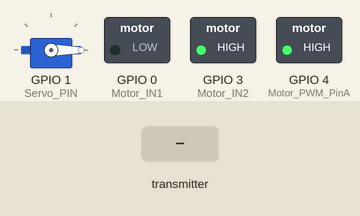
This program was run on a simulated ESP32-C3. Shown: servo, switched loads named in the program (green lamp = pin HIGH). The inputs (shaded band) are chosen by the test bench. What the program prints to the serial monitor is not drawn.

Above: at 1.2 s.
1.3 s: the transmitter starts sending ADC_DATA = 1024
At 1.6 s:
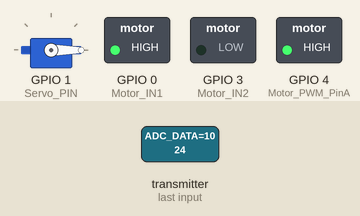
2.8 s: the transmitter starts sending servo_pwm = 45
At 3.9 s:
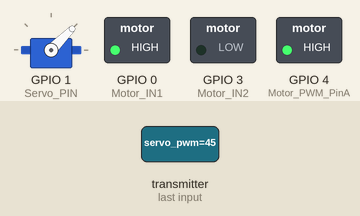
4.3 s: the transmitter starts sending ADC_DATA = 0
At 5.1 s:
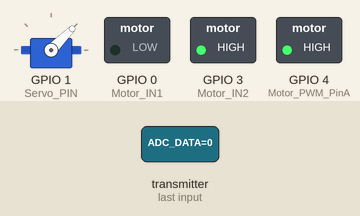
5.8 s: the transmitter starts sending servo_pwm = 90
At 6.1 s:
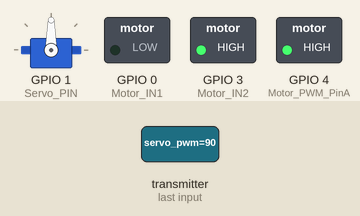
7.3 s: the transmitter starts sending ADC_DATA = 2048
At 8.5 s:
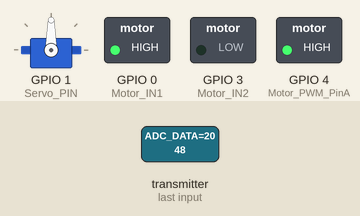
8.8 s: the transmitter starts sending servo_pwm = 180
At 9.6 s:
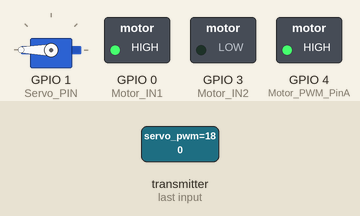
Timing chart, 0 to 11.3 s (numbered marks = the images above; inputs shaded):
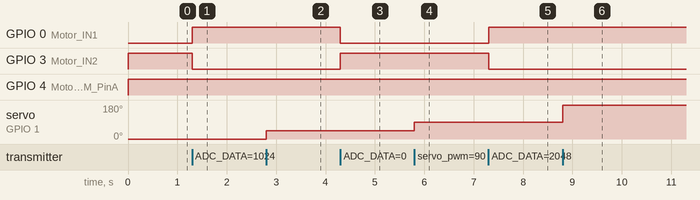

Measured:
- after the input at 1.3 s, GPIO 0 (Motor_IN1): LOW → HIGH at once; GPIO 3 (Motor_IN2): HIGH → LOW at once
- after the input at 2.8 s, servo on GPIO 1 (Servo_PIN): 0° → 45° at once
- after the input at 4.3 s, GPIO 0 (Motor_IN1): HIGH → LOW at once; GPIO 3 (Motor_IN2): LOW → HIGH at once
- after the input at 5.8 s, servo on GPIO 1 (Servo_PIN): 45° → 90° at once
- after the input at 7.3 s, GPIO 0 (Motor_IN1): LOW → HIGH at once; GPIO 3 (Motor_IN2): HIGH → LOW at once
- after the input at 8.8 s, servo on GPIO 1 (Servo_PIN): 90° → 180° at once

The program:

main.cpp
```cpp
#include <Arduino.h>
#include <esp_now.h>
#include <WiFi.h>
#include <ESP32Servo.h>

int Motor_PWM_NUM;

#define Servo_PIN 1
#define MAX_WIDTH 2500
#define MIN_WIDTH 500

Servo myservo;

/*
 * LEDC Chan to Group/Channel/Timer Mapping
 ** ledc: 0  => Group: 0, Channel: 0, Timer: 0
 ** ledc: 1  => Group: 0, Channel: 1, Timer: 0
 ** ledc: 2  => Group: 0, Channel: 2, Timer: 1
 ** ledc: 3  => Group: 0, Channel: 3, Timer: 1
 ** ledc: 4  => Group: 0, Channel: 4, Timer: 2
 ** ledc: 5  => Group: 0, Channel: 5, Timer: 2
 ** ledc: 6  => Group: 0, Channel: 6, Timer: 3
 ** ledc: 7  => Group: 0, Channel: 7, Timer: 3
 ** ledc: 8  => Group: 1, Channel: 0, Timer: 0
 ** ledc: 9  => Group: 1, Channel: 1, Timer: 0
 ** ledc: 10 => Group: 1, Channel: 2, Timer: 1
 ** ledc: 11 => Group: 1, Channel: 3, Timer: 1
 ** ledc: 12 => Group: 1, Channel: 4, Timer: 2
 ** ledc: 13 => Group: 1, Channel: 5, Timer: 2
 ** ledc: 14 => Group: 1, Channel: 6, Timer: 3
 ** ledc: 15 => Group: 1, Channel: 7, Timer: 3
 */

// 绑定的IO

const int Motor_PWM_PinA = 4;

const int Motor_IN1 = 0;

const int Motor_IN2 = 3;

extern const int Motor_channel_PWMA = 2;
// PWM的通道，共16个(0-15)，分为高低速两组，
// 高速通道(0-7): 80MHz时钟，低速通道(8-15): 1MHz时钟
// 0-15都可以设置，只要不重复即可，参考上面的列表
// 如果有定时器的使用，千万要避开!!!

int Motor_freq_PWM = 1000; // 100khz
// PWM频率，直接设置即可

int Motor_resolution_PWM = 8;
// PWM分辨率，取值为 0-20 之间，这里填写为10，那么后面的ledcWrite
// 这个里面填写的pwm值就在 0 - 2的10次方 之间 也就是 0-1024

void Motor_Init(void)
{
  pinMode(Motor_IN1, OUTPUT);

  pinMode(Motor_IN2, OUTPUT);

  digitalWrite(Motor_IN1, LOW);

  digitalWrite(Motor_IN2, LOW);

  pinMode(Motor_PWM_PinA, OUTPUT);

  ledcSetup(Motor_channel_PWMA, Motor_freq_PWM, Motor_resolution_PWM); // 设置通道

  ledcAttachPin(Motor_PWM_PinA, Motor_channel_PWMA); // 将 LEDC 通道绑定到指定 IO 口上以实现输出
}

void PWM_SetDuty(uint16_t DutyA) // 设置占空比
{
  ledcWrite(Motor_channel_PWMA, DutyA);
}

int ADC_DATA;

// 接收数据的结构示例
// 在C中使用 typedef struct 定义一个结构体类型,名为struct_message
// 必须与发送方的结构相匹配一致

typedef struct struct_message
{
  int ADC_DATA;
  int servo_pwm;

} struct_message;
// 创建 结构为struct_message的myData变量
struct_message ADC_Data;

// 当收到数据时将执行的回调函数
void OnDataRecv(const uint8_t *mac, const uint8_t *incomingData, int len)
{
  memcpy(&ADC_Data, incomingData, sizeof(ADC_Data));
}

void setup()
{
  // 设置串口波特率
  Serial.begin(115200);

  // 设置设备WIFI模式为WIFI_STA
  WiFi.mode(WIFI_STA);

  Motor_Init();

  ESP32PWM::allocateTimer(0);

  myservo.setPeriodHertz(50);

  myservo.attach(Servo_PIN, MIN_WIDTH, MAX_WIDTH);

  // 初始化ESPNOW
  if (esp_now_init() != ESP_OK)
  {
    Serial.println("Error initializing ESP-NOW");
    return;
  }

  // 当ESPNOW初始化成功,我们将会注册一个回调函数（callback，CB）
  // 获得回收的包装信息
  esp_now_register_recv_cb(OnDataRecv);
}

void loop()
{

  ADC_DATA = map(ADC_Data.ADC_DATA, 0, 1024, 255, 0);

  myservo.write(ADC_Data.servo_pwm);
  delay(2);

  if (ADC_DATA > 122)
  {
    Motor_PWM_NUM = map(ADC_DATA, 126, 255, 0, 255);
    // Serial.print("上半  :   ");
    // Serial.println(Motor_PWM_NUM);
    digitalWrite(Motor_IN1, LOW);
    digitalWrite(Motor_IN2, HIGH);
    ledcWrite(Motor_channel_PWMA, Motor_PWM_NUM);
  }
  else if (ADC_DATA < 110)
  {
    Motor_PWM_NUM = map(ADC_DATA, 0, 114, 255, 0);
    Serial.print("下半  :   ");
    Serial.println(Motor_PWM_NUM);
    digitalWrite(Motor_IN1, HIGH);
    digitalWrite(Motor_IN2, LOW);
    ledcWrite(Motor_channel_PWMA, Motor_PWM_NUM);
  }
  else
  {

    digitalWrite(Motor_IN1, LOW);
    digitalWrite(Motor_IN2, LOW);
    digitalWrite(Motor_PWM_PinA, LOW);
    Serial.print("ADC_DATA  :   ");
    Serial.println(ADC_DATA);
  }
}
```
